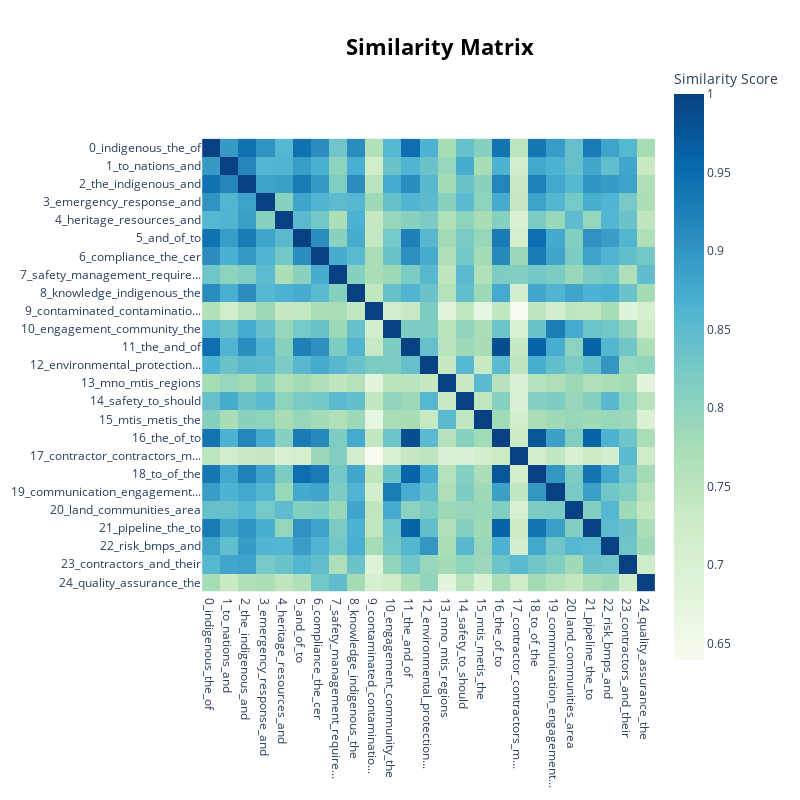

Notebook cell for this chart:
### Code cell
topic_model.visualize_heatmap()

### Figure 1 — Plotly figure (JSON) as saved in the notebook; plotly's stock layout.template omitted (floating-point values rounded to 4 significant figures; data arrays with more than 128 entries replaced by an {"elided": "..."} marker saying what was removed)
{"data": [{"coloraxis": "coloraxis", "hovertemplate": "x: %{x}<br>y: %{y}<br>Similarity Score: %{z}<extra></extra>", "name": "0", "type": "heatmap", "x": ["0_indigenous_the_of", "1_to_nations_and", "2_the_indigenous_and", "3_emergency_response_and", "4_heritage_resources_and", "5_and_of_to", "6_compliance_the_cer", "7_safety_management_require...", "8_knowledge_indigenous_the", "9_contaminated_contaminatio...", "10_engagement_community_the", "11_the_and_of", "12_environmental_protection...", "13_mno_mtis_regions", "14_safety_to_should", "15_mtis_metis_the", "16_the_of_to", "17_contractor_contractors_m...", "18_to_of_the", "19_communication_engagement...", "20_land_communities_area", "21_pipeline_the_to", "22_risk_bmps_and", "23_contractors_and_their", "24_quality_assurance_the"], "xaxis": "x", "y": ["0_indigenous_the_of", "1_to_nations_and", "2_the_indigenous_and", "3_emergency_response_and", "4_heritage_resources_and", "5_and_of_to", "6_compliance_the_cer", "7_safety_management_require...", "8_knowledge_indigenous_the", "9_contaminated_contaminatio...", "10_engagement_community_the", "11_the_and_of", "12_environmental_protection...", "13_mno_mtis_regions", "14_safety_to_should", "15_mtis_metis_the", "16_the_of_to", "17_contractor_contractors_m...", "18_to_of_the", "19_communication_engagement...", "20_land_communities_area", "21_pipeline_the_to", "22_risk_bmps_and", "23_contractors_and_their", "24_quality_assurance_the"], "yaxis": "y", "z": {"elided": "25x25 float values"}}], "layout": {"coloraxis": {"colorbar": {"title": {"text": "Similarity Score"}}, "colorscale": [[0, "rgb(247,252,240)"], [0.125, "rgb(224,243,219)"], [0.25, "rgb(204,235,197)"], [0.375, "rgb(168,221,181)"], [0.5, "rgb(123,204,196)"], [0.625, "rgb(78,179,211)"], [0.75, "rgb(43,140,190)"], [0.875, "rgb(8,104,172)"], [1, "rgb(8,64,129)"]]}, "height": 800, "hoverlabel": {"bgcolor": "white", "font": {"family": "Rockwell", "size": 16}}, "legend": {"title": {"text": "Trend"}}, "margin": {"t": 60}, "showlegend": true, "title": {"font": {"color": "Black", "size": 22}, "text": "<b>Similarity Matrix</b>", "x": 0.55, "xanchor": "center", "y": 0.95, "yanchor": "top"}, "width": 800, "xaxis": {"anchor": "y", "constrain": "domain", "domain": [0, 1], "scaleanchor": "y"}, "yaxis": {"anchor": "x", "autorange": "reversed", "constrain": "domain", "domain": [0, 1]}}}
